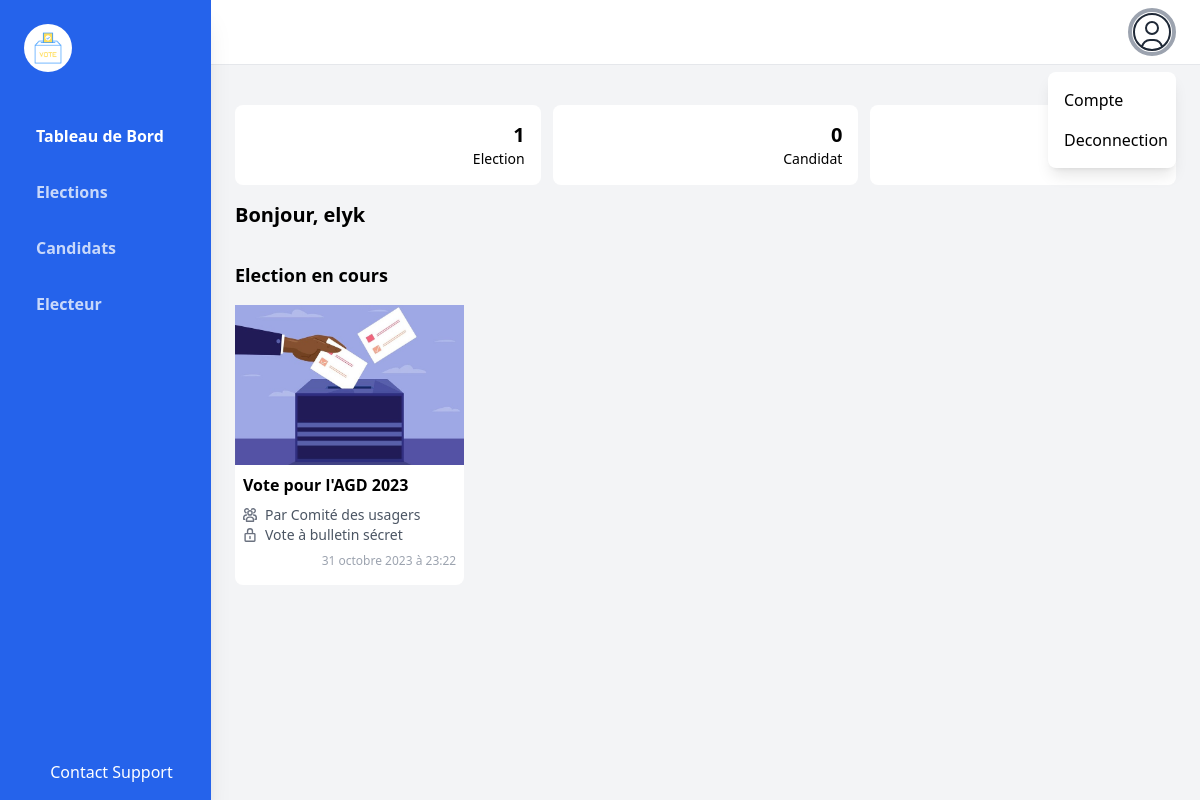
Page / (signed in) on the earlier database version.
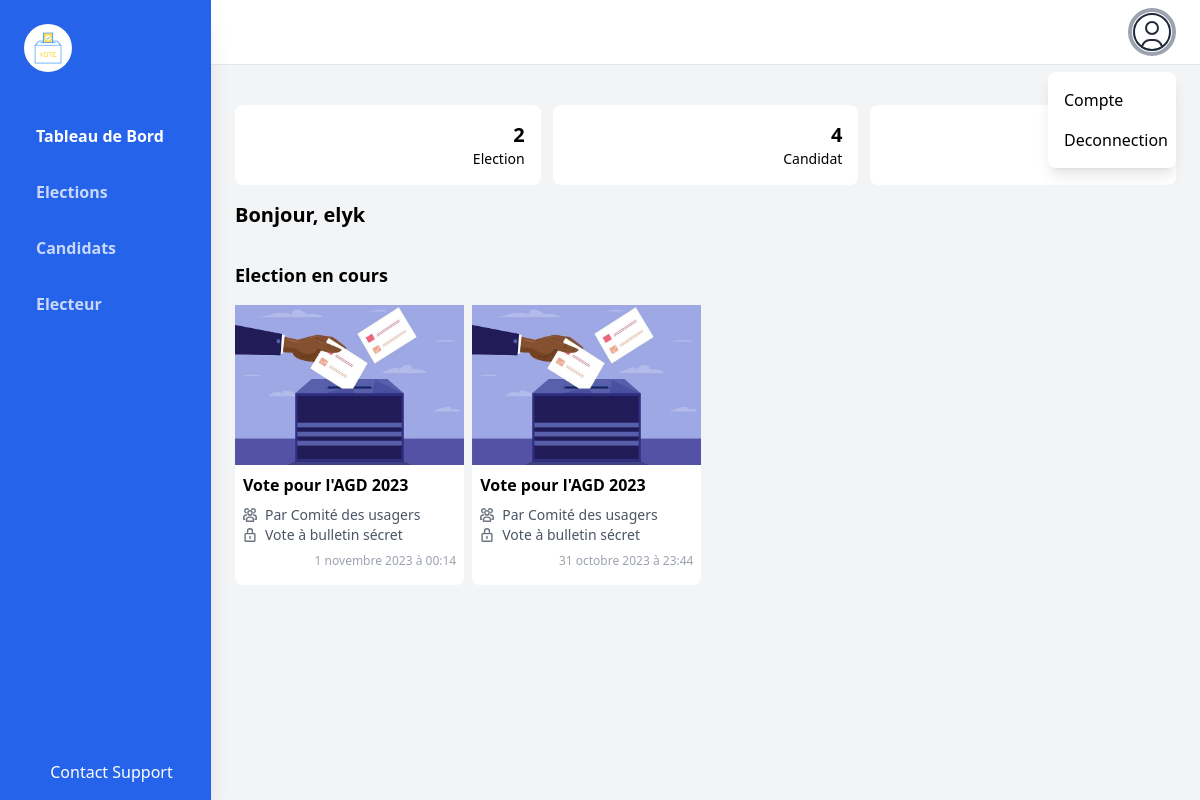
Same page on the later database version.
### vote/models.py (models this page shows)
class Election(models.Model):
    class SystemeVote(models.TextChoices):
        VOTE_A_BULLETIN_SECRET = 'Vote à bulletin sécret'
        VOTE_NON_ANONYME = 'Vote non anonyme'
    class Type(models.TextChoices):
        SCRUTIN_DE_LISTE = 'Scrutin de liste'
        VOTE_SIMPLE = 'Vote simple'
    user = models.ForeignKey(User, on_delete=CASCADE)
    titre = models.CharField(max_length=100)
    groupe = models.CharField(max_length=100)
    systeme_de_vote = models.CharField(choices=SystemeVote.choices, default='Vote à bulletin sécret',max_length=100)
    type = models.CharField(choices=Type.choices, default='Scrutin de liste', max_length=20)
    debut_election = models.DateTimeField()
    fin_election = models.DateTimeField()
    published = models.BooleanField(default=False)
    resultat = models.BooleanField(default=False)
    electeur = models.ManyToManyField(Electeur, blank=True)
    date = models.DateTimeField(auto_now=True)

### vote/views.py (the view)
# urls.py: 2. Add a URL to urlpatterns:  path('', views.home, name='home')
@admin_required
def home(request):
    elections = Election.objects.all()
    nombre_elections = elections.count()
    candidats = Candidat.objects.all()
    nombre_candidats = candidats.count()
    electeur = Electeur.objects.all()
    nombre_electeur = electeur.count()
    return render(request, 'accueil.html', {'elections':elections, 'nombre_elections':nombre_elections, 'nombre_candidats': nombre_candidats, 'nombre_electeur':nombre_electeur})

### vote/templates/accueil.html (shortened to what this page needs)
{% extends "base.html" %}
{% block content %}
{% load static %}
<div class="py-4">
    <div class="grid grid-cols-2 md:grid-cols-3 gap-3">
        <div class="flex flex-col bg-white p-4 rounded-lg text-right">
            <span class="font-bold text-xl">{{nombre_elections}}</span>
            <span class="text-sm">Election</span>
        </div>
        <div class="flex flex-col bg-white p-4 rounded-lg text-right">
            <span class="font-bold text-xl">{{nombre_candidats}}</span>
            <span class="text-sm">Candidat</span>
        </div>
        <div class="flex flex-col bg-white p-4 rounded-lg text-right">
            <span class="font-bold text-xl">{{nombre_electeur}}</span>
            <span class="text-sm">Electeur</span>
        </div>
    </div>
    <p class="text-xl font-bold my-4">Bonjour, {{request.user}}
    <div class="my-8">
        <h3 class="font-semibold text-lg  my-4">Election en cours</h3>
        <div class="grid grid-cols-2 md:grid-cols-4 gap-2">
            {% for e in elections reversed %}
            <div class="bg-white rounded-lg flex flex-col">
                <img src="{% static 'image-scrutin.jpg' %}" class="h-40" />
                <div class="p-2 text-sm">
                    <h6 class="font-semibold text-base"><a href="{% url 'election_detail' e.id %}">{{e.titre}}</a></h6>
                    <p class="flex flex-row space-x-2 items-center mt-2 text-sm">
                        <span>
                        </span>
                        <span class="text-gray-600">Par {{e.groupe}}</span>
                        </p>
                        <p class="flex flex-row space-x-2 items-center">
                        <span >
                        </span>
                        <span class="text-gray-600">{{e.systeme_de_vote}}</span>
                    </p>
                    <p class="text-right text-xs text-gray-400 my-2">{{e.date|date}} à {{e.date|time}}</p>
                </div>
            </div>
            {% empty %}
                <p class="text-sm">Aucune éléction en cours...</p>
            {% endfor %}
    </div>
</div>
{% endblock content %}

Differences in the rows shown:
added Election: titre "Vote pour l'AGD 2023", groupe "Comité des usagers", systeme_de_vote "Vote à bulletin sécret", date "1 novembre 2023", date "00:14"
changed Election "31 octobre 2023": date "23:22" → "23:44"
Other differences:
{{ nombre_elections }}: "1" → "2"
{{ nombre_candidats }}: "0" → "4"
